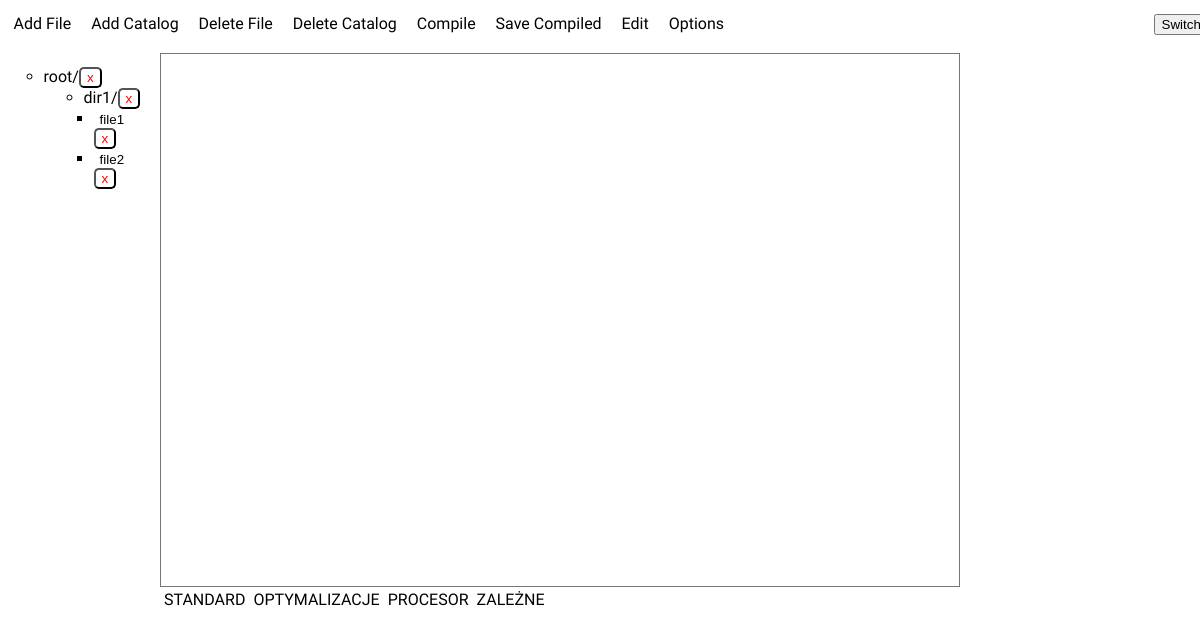
The page /compilerapp/ (signed in) on the database as committed earlier.
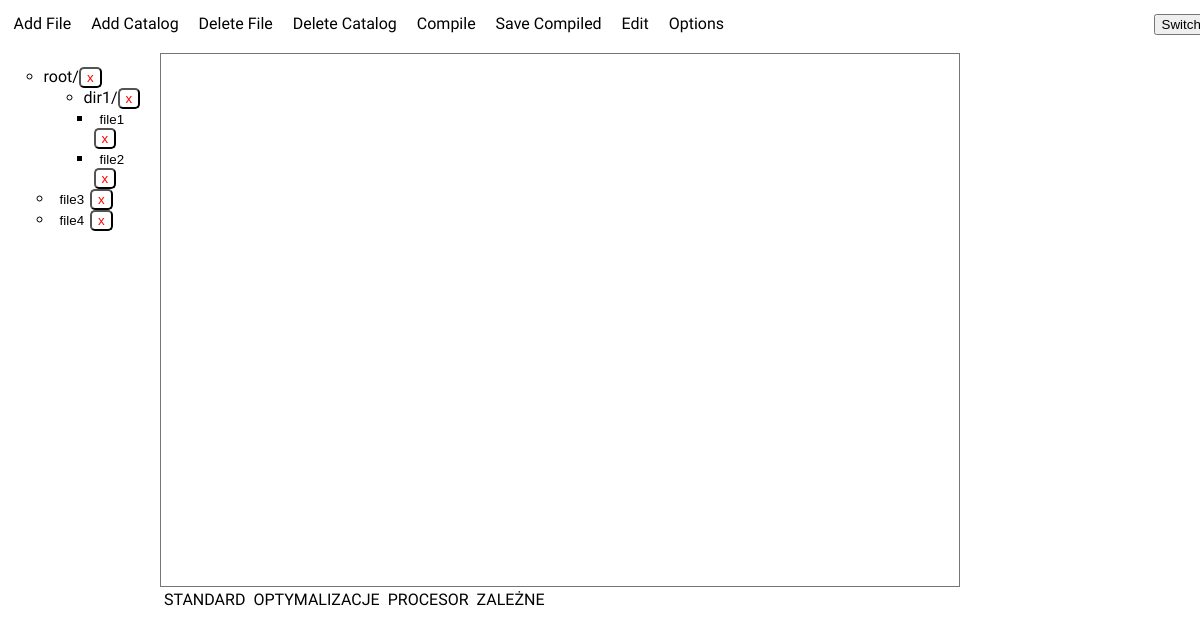
The same page on the database as committed later.
### compilerapp/models.py (models this page shows, shortened)
class Catalog(models.Model):
    name = models.CharField(max_length=255)
    description = models.TextField(null=True, blank=True)
    created_at = models.DateTimeField(auto_now_add=True)
    is_deleted = models.BooleanField(default=False)
    deleted_at = models.DateTimeField(null=True, blank=True)
    last_modified = models.DateTimeField(auto_now=True)
    user = models.ForeignKey('auth.User', on_delete=models.CASCADE, null=True, blank=True)
    parent = models.ForeignKey('self', on_delete=models.CASCADE, null=True, blank=True)
    def return_nested_objects(self):
        catalogs = Catalog.objects.filter(parent=self)
        files = File.objects.filter(catalog=self)
        return [catalogs, files]

class File(models.Model):
    name = models.CharField(max_length=255)
    description = models.TextField(null=True, blank=True)
    created_at = models.DateTimeField(auto_now_add=True)
    is_deleted = models.BooleanField(default=False)
    deleted_at = models.DateTimeField(null=True, blank=True)
    last_modified = models.DateTimeField(auto_now=True)
    content = models.TextField(null=True, blank=True)
    user = models.ForeignKey('auth.User', on_delete=models.CASCADE, null=True, blank=True)
    catalog = models.ForeignKey(Catalog, on_delete=models.CASCADE)

### compilerapp/views.py (the view, shortened to what this page needs)
# urls.py: path('', views.index, name='index'),
@login_required
def index(request):
    session = SessionStore(request.session.session_key)
    root = Catalog.objects.filter(parent=None, is_deleted=False, user=request.user)
    if (len(root) != 1):
        root = Catalog.objects.create(name='root', parent=None, user=request.user)
        root.save()
    else:
        root = root[0]
    file_tree = root.return_nested_objects()
    context = {
        'file_tree': file_tree,
        'root': root,
    }
    if "result" in session:
        context.update({'compiled': session['result']})
    if "standard" in session:
        context.update({'standard': session['standard']})
    if "selected_optymalizations" in session:
        context.update({'selected_optymalizations': session['selected_optymalizations']})
    if "file_content" in session:
        context.update({'file_content': session['file_content']})
    if "procesor" in session:
        context.update({'procesor': session['procesor']})
    if "procesor_options" in session:
        context.update({'procesor_options': session['procesor_options']})
    session.save()
    return render(request, 'index.html', context)

### compilerapp/templates/index.html (shortened to what this page needs)
{% load static %}
<!DOCTYPE html>
<html lang="en">
<head>
    <link rel="stylesheet" href="{% static 'compilerapp/page.css' %}">
    <link rel="stylesheet" href="{% static 'compilerapp/grid.css' %}">
	<link rel="stylesheet" href="https://cdnjs.cloudflare.com/ajax/libs/codemirror/5.62.3/codemirror.min.css">
</head>
<body>
    <div class="container">
        <div class="item" id="action-options">
            <ul class="horizontal">
                <li class="horizontal" id="add-file">
                    <a href="{% url 'compilerapp:add_file' %}" id="add-file">Add File</a>
                </li>
            </ul>
            <ul class="horizontal">
                <li class="horizontal" id="add-catalog">
                    <a href="{% url 'compilerapp:add_catalog' %}" id="add-catalog">Add Catalog</a>
                </li>
            </ul>
			<ul class="horizontal">
                <li class="horizontal" id="remove_file">
                    <a href="{% url 'compilerapp:delete_file' %}" id="remove">Delete File</a>
                </li>
            </ul>
			<ul class="horizontal">
                <li class="horizontal" id="remove_catalog">
                    <a href="{% url 'compilerapp:delete_catalog' %}" id="remove">Delete Catalog</a>
                </li>
            </ul>
			<ul class="horizontal">
                <li class="horizontal">
                    <a href="#" id="compile">Compile</a>
                </li>
            </ul>
			<ul class="horizontal">
                <li class="horizontal">
                    <a href="{% url 'compilerapp:compile_and_save' %}" id="compile_and_save">Save Compiled</a>
                </li>
            </ul>
            <ul class="horizontal">
                <li class="horizontal">Edit</li>
            </ul>
            <ul class="horizontal">
                <li class="horizontal">Options</li>
            </ul>
        </div>
		<textarea id="file-text"></textarea>
        <div class="item" id="file-tree">
        	<ul class="vertical">
				{% include 'catalog.html' with catalog=root %}
          	</ul>
        </div>
        <div class="change-theme">
            <button type="button" id="switch" onclick="toggleTheme()">Switch</button>
        </div>
    <textarea class="item" id="file-fragment">{% if compiled %}{{ compiled }}{% endif %}</textarea>
        <div class="item" id="tab-space">
            <div class="tab" onclick="displayTab(event, '1')">STANDARD</div>
            <div class="tab" onclick="displayTab(event, '2')">OPTYMALIZACJE</div>
            <div class="tab" onclick="displayTab(event, '3')">PROCESOR</div>
            <div class="tab" onclick="displayTab(event, '4')">ZALEŻNE</div>
        </div>
        <div class="item" id="tab-content">
		</div>
    </div>
</body>
</html>

### compilerapp/templates/catalog.html (shortened to what this page needs)
{% if catalog %}
    <li class="file-tree">
        {% if catalog.is_deleted == False %}
            <a class="catalog">{{ catalog.name }}/</a><button name="delete-catalog" class="delete" type="submit">x</button>
        {% endif %}
        <ul>
            {% for subcatalog in catalog.catalog_set.all %}
            {% if subcatalog.is_deleted == False %}
                {% include 'catalog.html' with catalog=subcatalog %}
            {% endif %}
            {% endfor %}
            <form method="POST">
            {% for file in catalog.file_set.all %}
                {% if file.is_deleted == False %}
                    <li class="file-tree-entry"><a class="file"><button name="file" class="file-button" type="submit" value="{{file.id}}">{{ file.name }}</button><button name="delete-file" class="delete" type="submit">x</button></a></li>
                {% endif %}
            {% endfor %}
            </form>
        </ul>
    </li>
{% endif %}

### compilerapp/static/compilerapp/page.css (style rules this page uses)
* { box-sizing: border-box; }
body { font-size: 1em; font-family: 'Varela Round', sans-serif; padding: 0; margin: 0; }
textarea { resize: none; }
a { text-decoration-line: none; color: var(--font-color); }
.delete { color: red; border-radius: 5px; border-color: #000000; background-color: var(--button-color); }
.file-button { background-color: var(--color-file-tree); border: none; color: var(--font-color); }
.container>* { color: #22212b; padding: 0.85em; color: var(--font-color); }
.item { border: 1px solid var(--border-color); color: var(--font-color); }
.file-tree-entry { padding-left: -10px; margin-left: -30px; }
.catalog { color: var(--font-color); }
.vertical { position: relative; list-style-type: circle; margin: 0; left: -5px; margin-left: -5px; }
.horizontal { display: inline; padding: 0; padding-right: 0.5em; margin: 0; }
.tab { border: 1px solid var(--border-color); border-radius: 10px; background: var(--color-tab-content); padding: 1px 2px; margin: 2px; cursor: pointer; }
.change-theme { width: 50px; height: 26px; position: absolute; padding-right: 5px; right: 10px; }
#action-options { background-color: var(--color-action-options); }
#file-tree { background-color: var(--color-primary); overflow: scroll; }
#file-text { background-color: var(--color-file-text); }
#tab-space { background-color: var(--color-tab-space); margin: 0; padding: 0; text-align: center; border-width: 1px; }
#tab-content { background-color: var(--color-tab-content); }
#file-fragment { background-color: var(--color-file-fragment); }

### compilerapp/static/compilerapp/grid.css (style rules this page uses)
.container { height: 100vh; display: grid; grid-template-columns: 2fr 10fr 3fr; grid-template-rows: 2fr 20fr 1fr 7fr; }
#action-options { grid-row: 1 / 2; grid-column: 1 / 4; }
#file-tree { grid-row: 2 / 5; grid-column: 1 / 2; }
#file-text { grid-row: 2 / 3; grid-column: 2 / 3; }
#file-fragment { grid-row: 2 / 3; grid-column: 3 / 4; }
#tab-space { display: grid; grid-template-columns: repeat(20, 1fr); grid-row: 3 / 4; grid-column: 2 / 4; }
#tab-content { grid-row: 4 / 5; grid-column: 2 / 4; min-height: 20px; }

Rows that differ between the two databases and show on the page:
added File: {{ file.id }} 16 (drawn), name "file3"
added File: {{ file.id }} 17 (drawn), name "file4"
